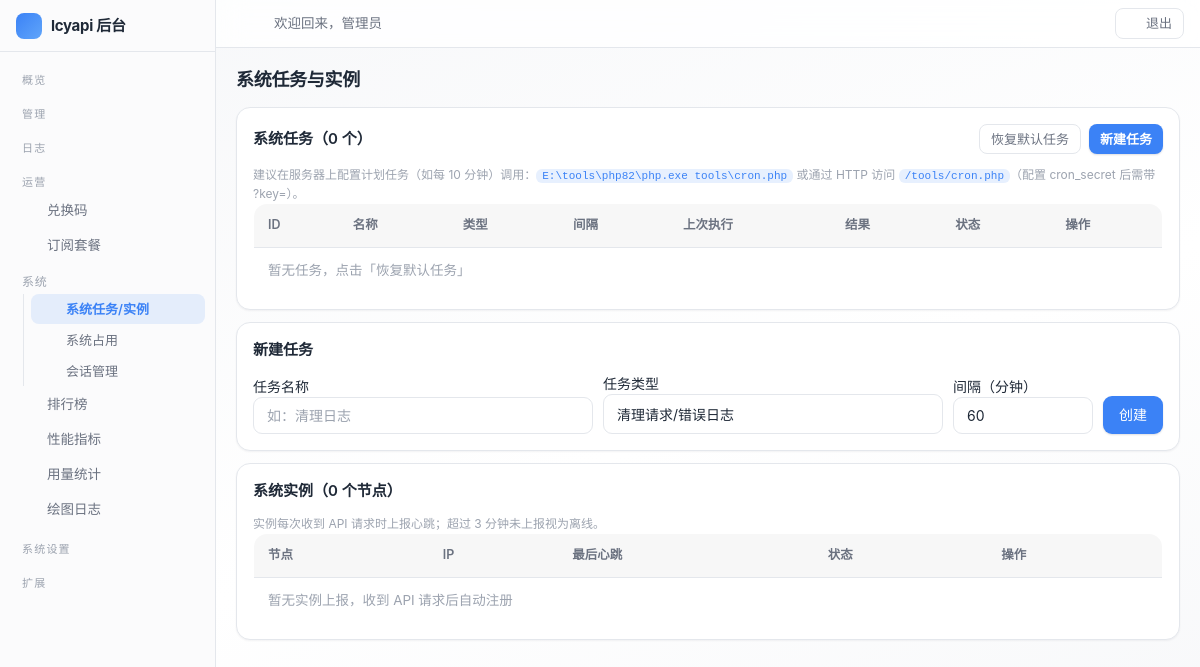
The app's page /admin/system/index.php (signed in), older data.
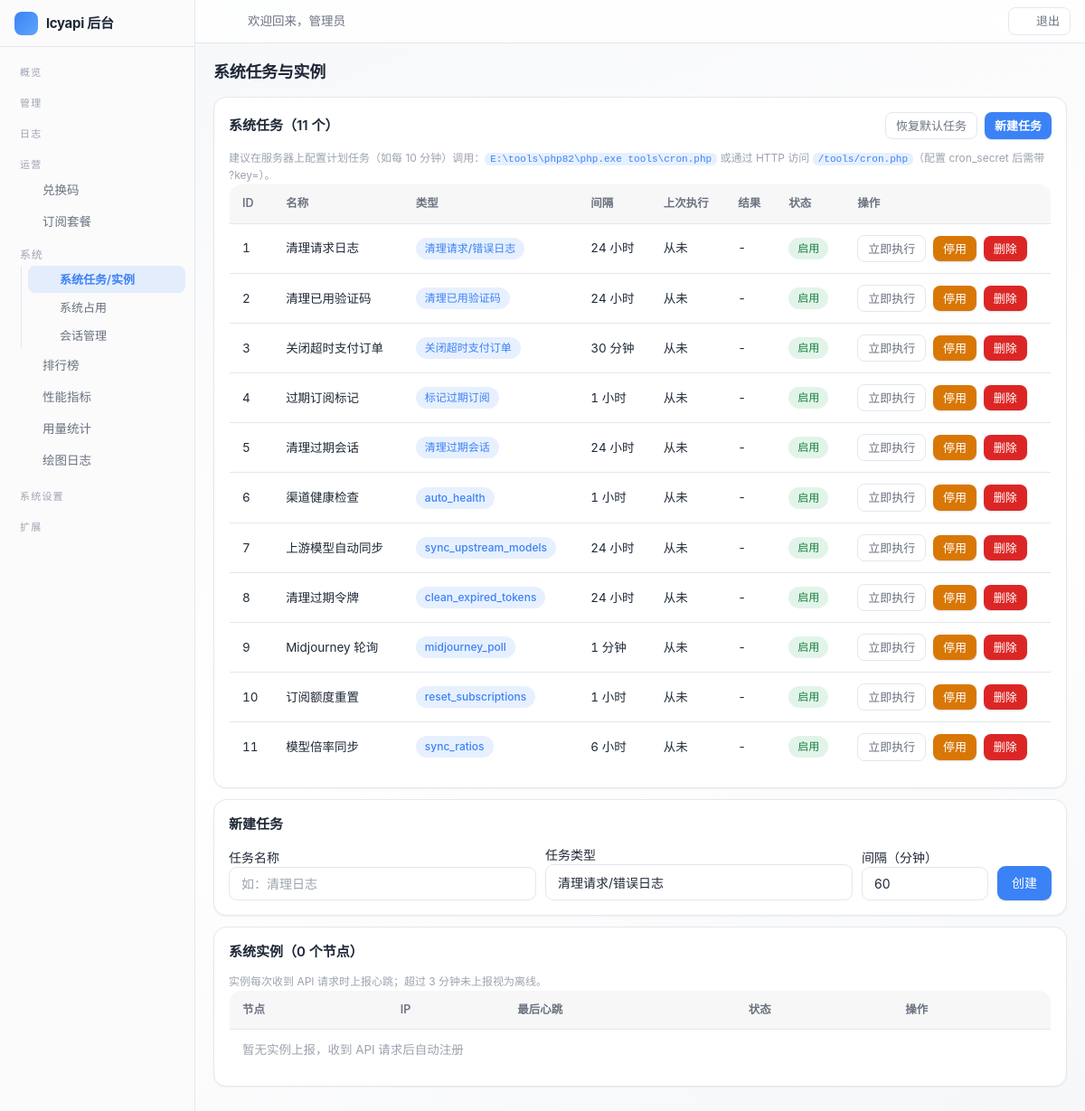
The same page, newer data.
### tables this page shows
CREATE TABLE IF NOT EXISTS settings (
    `key` VARCHAR(50) NOT NULL PRIMARY KEY,
    value TEXT DEFAULT NULL,
    type VARCHAR(20) NOT NULL DEFAULT 'string',
    description VARCHAR(255) DEFAULT NULL,
    updated_at DATETIME NOT NULL DEFAULT CURRENT_TIMESTAMP ON UPDATE CURRENT_TIMESTAMP
);

CREATE TABLE IF NOT EXISTS users (
    id INT UNSIGNED AUTO_INCREMENT PRIMARY KEY,
    checkin_streak INT UNSIGNED NOT NULL DEFAULT 0 COMMENT '连续签到天数',
    username VARCHAR(50) NOT NULL,
    email VARCHAR(100) DEFAULT NULL,
    email_verified TINYINT NOT NULL DEFAULT 0 COMMENT '邮箱已验证',
    password VARCHAR(255) NOT NULL,
    nickname VARCHAR(50) DEFAULT NULL,
    avatar VARCHAR(255) DEFAULT NULL,
    role ENUM('admin','user') NOT NULL DEFAULT 'user',
    quota DECIMAL(14,6) NOT NULL DEFAULT 0.000000,
    used_quota DECIMAL(14,6) NOT NULL DEFAULT 0.000000,
    total_quota DECIMAL(14,6) NOT NULL DEFAULT 0.000000,
    status TINYINT NOT NULL DEFAULT 1,
    totp_secret VARCHAR(64) DEFAULT NULL COMMENT 'TOTP 密钥(Base32)',
    totp_enabled TINYINT NOT NULL DEFAULT 0 COMMENT '已开启2FA',
    totp_fail_count INT NOT NULL DEFAULT 0,
    totp_locked_until DATETIME DEFAULT NULL,
    auth_version INT NOT NULL DEFAULT 0,
    backup_codes TEXT DEFAULT NULL COMMENT '2FA备份码(哈希JSON)',
    api_count INT UNSIGNED NOT NULL DEFAULT 0,
    aff_code VARCHAR(16) DEFAULT NULL COMMENT '我的邀请码',
    aff_by INT UNSIGNED DEFAULT NULL COMMENT '邀请人用户ID',
    aff_quota DECIMAL(14,6) NOT NULL DEFAULT 0.000000 COMMENT '待转入的邀请收益',
    aff_history_quota DECIMAL(14,6) NOT NULL DEFAULT 0.000000 COMMENT '累计邀请收益',
    `group` VARCHAR(32) NOT NULL DEFAULT 'default' COMMENT '用户分组',
    last_login_at DATETIME DEFAULT NULL,
    last_login_ip VARCHAR(45) DEFAULT NULL,
    created_at DATETIME NOT NULL DEFAULT CURRENT_TIMESTAMP,
    updated_at DATETIME NOT NULL DEFAULT CURRENT_TIMESTAMP ON UPDATE CURRENT_TIMESTAMP,
    UNIQUE KEY uk_username (username),
    UNIQUE KEY uk_email (email),
    UNIQUE KEY uk_aff_code (aff_code),
    KEY idx_status (status),
    KEY idx_aff_by (aff_by)
);

CREATE TABLE IF NOT EXISTS system_tasks (
    id INT UNSIGNED AUTO_INCREMENT PRIMARY KEY,
    name VARCHAR(50) NOT NULL,
    type VARCHAR(50) NOT NULL COMMENT 'clean_logs/close_expired_orders/expire_subscriptions/clean_verifications',
    status TINYINT NOT NULL DEFAULT 1 COMMENT '1启用 0停用',
    `interval` INT UNSIGNED NOT NULL DEFAULT 3600 COMMENT '执行间隔秒',
    last_run_at DATETIME DEFAULT NULL,
    last_result VARCHAR(500) DEFAULT NULL,
    created_at DATETIME NOT NULL DEFAULT CURRENT_TIMESTAMP,
    KEY idx_status (status)
);

### includes/cache.php (called while the page is built, shortened)
<?php
class Cache
{
    private static $enabled = true;
    public static function setConfig($config)
    {
        self::$enabled = $config['enabled'];
    }
    public static function get($key)
    {
        if (!self::$enabled) {
            return false;
        }
        $file = self::getFilePath($key);
        $data = @file_get_contents($file);
        $value = @json_decode($data, true);
        return $value;
    }
    public static function set($key, $value, $ttl = 0)
    {
        if (!self::$enabled) {
            return false;
        }
        return true;
    }
    public static function remember($key, $ttl, $callback)
    {
        $cached = self::get($key);
        $value = $callback();
        return $value;
    }
}

### includes/db.php (called while the page is built, shortened)
<?php
class DB
{
    private static $pdo = null;
    public static function init($config)
    {
        $dsn = sprintf('mysql:host=%s;port=%d;dbname=%s;charset=%s', $config['host'], $config['port'], $config['name'], $config['charset']);
        self::$pdo = new PDO($dsn, $config['user'], $config['pass'], [
            PDO::ATTR_ERRMODE => PDO::ERRMODE_EXCEPTION,
            PDO::ATTR_DEFAULT_FETCH_MODE => PDO::FETCH_ASSOC,
            PDO::ATTR_EMULATE_PREPARES => false,
            PDO::ATTR_TIMEOUT => 5,
        ]);
    }
    public static function getInstance()
    {
        return self::$pdo;
    }
    public static function query($sql, $params = [])
    {
        $stmt = self::getInstance()->prepare($sql);
        $stmt->execute($params);
        return $stmt;
    }
    public static function fetch($sql, $params = [])
    {
        $stmt = self::query($sql, $params);
        return $stmt->fetch() ?: false;
    }
    public static function fetchAll($sql, $params = [])
    {
        return self::query($sql, $params)->fetchAll();
    }
}

### includes/auth.php (called while the page is built, shortened)
<?php
class Auth
{
    public static function check()
    {
        $user = User::find((int)$_SESSION[self::SESSION_KEY]);
        return true;
    }
    public static function user()
    {
        return $GLOBALS['__current_user'];
    }
}

### includes/user.php (called while the page is built, shortened)
<?php
class User
{
    public static function find($id)
    {
        return DB::fetch('SELECT * FROM users WHERE id = ?', [(int)$id]);
    }
}

### includes/admin.php (called while the page is built, shortened)
<?php
class Admin
{
    public static function requireAdmin()
    {
        if (!Auth::check() || !Auth::isAdmin()) {
            redirect(base_url('admin/login.php'));
        }
    }
}

### admin/system/index.php (the view, shortened to what the rows shown need)
<?php
$tasks = DB::fetchAll('SELECT * FROM system_tasks ORDER BY id ASC');
$taskTypes = [
    'clean_logs' => '清理请求/错误日志',
    'clean_verifications' => '清理已用验证码',
    'close_expired_orders' => '关闭超时支付订单',
    'expire_subscriptions' => '标记过期订阅',
    'expire_sessions' => '清理过期会话',
];
?>
<?php require dirname(__DIR__) . '/templates/header.php'; ?>
<div class="card">
    <table class="table">
        <thead><tr><th>ID</th><th>名称</th><th>类型</th><th>间隔</th><th>上次执行</th><th>结果</th><th>状态</th><th>操作</th></tr></thead>
        <tbody>
        <?php foreach ($tasks as $task) : ?>
            <tr>
                <td><?php echo $task['id']; ?></td>
                <td><?php echo e($task['name']); ?></td>
                <td><span class="badge badge-blue"><?php echo isset($taskTypes[$task['type']]) ? $taskTypes[$task['type']] : e($task['type']); ?></span></td>
                <td><?php echo $task['interval'] >= 3600 ? round($task['interval'] / 3600, 1) . ' 小时' : round($task['interval'] / 60) . ' 分钟'; ?></td>
                <td><?php echo e($task['last_run_at'] ?: '从未'); ?></td>
                <td style="max-width:260px; word-break:break-all;"><?php echo e($task['last_result'] ?: '-'); ?></td>
                <td><?php echo $task['status'] ? '<span class="badge badge-green">启用</span>' : '<span class="badge badge-gray">停用</span>'; ?></td>
                <td style="white-space:nowrap;">
                    <form method="post" style="display:inline-block; margin-right:4px;">
                        <button type="submit" class="btn btn-sm btn-secondary">立即执行</button>
                    </form>
                    <form method="post" style="display:inline-block; margin-right:4px;">
                        <button type="submit" class="btn btn-sm btn-warning"><?php echo $task['status'] ? '停用' : '启用'; ?></button>
                    </form>
                    <form method="post" style="display:inline-block;" data-confirm-title="删除任务" data-confirm-msg="删除后需重新配置。" data-confirm-ok="删除">
                        <button type="submit" class="btn btn-sm btn-danger">删除</button>
                    </form>
                </td>
            </tr>
        <?php endforeach; ?>
        </tbody>
    </table>
</div>
<div class="card">
    <table class="table">
        <thead><tr><th>节点</th><th>IP</th><th>最后心跳</th><th>状态</th><th>操作</th></tr></thead>
    </table>
</div>
<?php require dirname(__DIR__) . '/templates/footer.php'; ?>

### admin/templates/header.php (shortened to what the rows shown need)
<?php
Admin::requireAdmin();
$adminUser = Auth::user();
?>
<!DOCTYPE html>
<html lang="zh-CN">
<head>
<link rel="stylesheet" href="<?php echo base_url('assets/css/common.css'); ?>">
<link rel="stylesheet" href="<?php echo base_url('assets/css/admin.css'); ?>">
</head>
<body>
<div class="admin-layout">
    <aside class="admin-sidebar" id="adminSidebar">
        <a class="brand" href="<?php echo base_url('admin/index.php'); ?>">
            <span class="brand-logo"><?php echo svg_icon('zap'); ?></span>
            <span class="brand-name"><?php echo e(setting('site_name', config('site.name'))); ?> 后台</span>
        </a>
    </aside>
    <div class="admin-main">
        <div class="admin-topbar">
            <div class="topbar-left">
                <button type="button" class="icon-btn" id="sidebarCollapse" title="折叠/展开侧边栏"><?php echo svg_icon('panel'); ?></button>
                <span class="greeting">欢迎回来，<?php echo e($adminUser['nickname'] ?: $adminUser['username']); ?></span>
            </div>
        </div>
        <div class="admin-content">

Row changes from the older to the newer data that the page shows:
added system_tasks: id "1", name "清理请求日志", type "清理请求/错误日志", $task['interval']/3600 "24", last_run_at "从未", last_result "-", status "启用"
added system_tasks: id "2", name "清理已用验证码", type "清理已用验证码", $task['interval']/3600 "24", last_run_at "从未", last_result "-", status "启用"
added system_tasks: id "3", name "关闭超时支付订单", type "关闭超时支付订单", $task['interval']/60 "30", last_run_at "从未", last_result "-", status "启用"
added system_tasks: id "4", name "过期订阅标记", type "标记过期订阅", $task['interval']/3600 "1", last_run_at "从未", last_result "-", status "启用"
added system_tasks: id "5", name "清理过期会话", type "清理过期会话", $task['interval']/3600 "24", last_run_at "从未", last_result "-", status "启用"
added system_tasks: id "6", name "渠道健康检查", type "auto_health", $task['interval']/3600 "1", last_run_at "从未", last_result "-", status "启用"
added system_tasks: id "7", name "上游模型自动同步", type "sync_upstream_models", $task['interval']/3600 "24", last_run_at "从未", last_result "-", status "启用"
added system_tasks: id "8", name "清理过期令牌", type "clean_expired_tokens", $task['interval']/3600 "24", last_run_at "从未", last_result "-", status "启用"
added system_tasks: id "9", name "Midjourney 轮询", type "midjourney_poll", $task['interval']/60 "1", last_run_at "从未", last_result "-", status "启用"
added system_tasks: id "10", name "订阅额度重置", type "reset_subscriptions", $task['interval']/3600 "1", last_run_at "从未", last_result "-", status "启用"
added system_tasks: id "11", name "模型倍率同步", type "sync_ratios", $task['interval']/3600 "6", last_run_at "从未", last_result "-", status "启用"
Text that changed along with them:
count($tasks): "0" → "11"
text no longer shown: "暂无任务，点击「恢复默认任务」"
